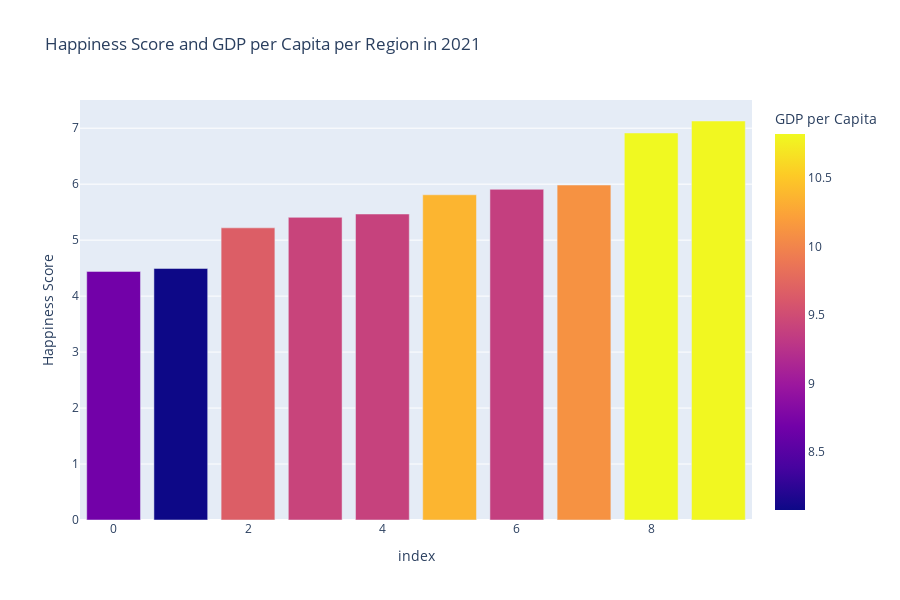

Write notebook code for a chart like this one.
### Markdown cell above
### Happiness by country and regions

### Code cell
fig = px.bar(avg_scores_region, x=avg_scores_region.index, y='Happiness Score',
             hover_data=['GDP per Capita', 'Happiness Score'], color='GDP per Capita',
             height=600, title='Happiness Score and GDP per Capita per Region in 2021')
fig.update_layout(barmode='stack', xaxis={'categoryorder':'total ascending'})
fig.show()

### Figure 1 — Plotly figure (JSON) as saved in the notebook; plotly's stock layout.template omitted (floating-point values rounded to 4 significant figures)
{"data": [{"alignmentgroup": "True", "customdata": [[8.683], [8.075], [9.666], [9.421], [9.402], [10.37], [9.37], [10.11], [10.82], [10.81]], "hovertemplate": "index=%{x}<br>Happiness Score=%{y}<br>GDP per Capita=%{marker.color}<extra></extra>", "legendgroup": "", "marker": {"color": [8.683, 8.075, 9.666, 9.421, 9.402, 10.37, 9.37, 10.11, 10.82, 10.81], "coloraxis": "coloraxis"}, "name": "", "offsetgroup": "", "orientation": "v", "showlegend": false, "textposition": "auto", "type": "bar", "x": [0, 1, 2, 3, 4, 5, 6, 7, 8, 9], "xaxis": "x", "y": [4.442, 4.494, 5.22, 5.408, 5.467, 5.81, 5.908, 5.985, 6.915, 7.129], "yaxis": "y"}], "layout": {"barmode": "stack", "coloraxis": {"colorbar": {"title": {"text": "GDP per Capita"}}, "colorscale": [[0, "#0d0887"], [0.1111, "#46039f"], [0.2222, "#7201a8"], [0.3333, "#9c179e"], [0.4444, "#bd3786"], [0.5556, "#d8576b"], [0.6667, "#ed7953"], [0.7778, "#fb9f3a"], [0.8889, "#fdca26"], [1, "#f0f921"]]}, "height": 600, "legend": {"tracegroupgap": 0}, "title": {"text": "Happiness Score and GDP per Capita per Region in 2021"}, "xaxis": {"anchor": "y", "categoryorder": "total ascending", "domain": [0, 1], "title": {"text": "index"}}, "yaxis": {"anchor": "x", "domain": [0, 1], "title": {"text": "Happiness Score"}}}}
